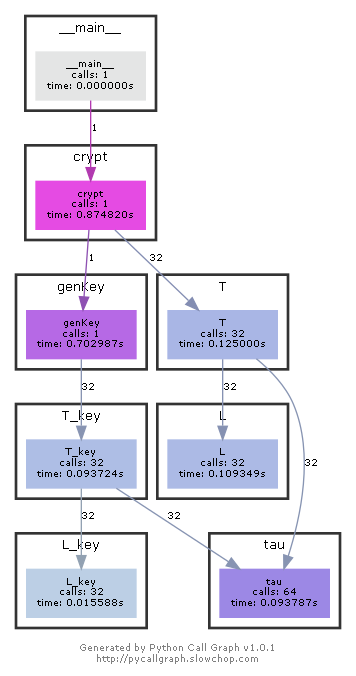

The script that drew this image:
import copy
from pycallgraph import PyCallGraph
from pycallgraph.output import GraphvizOutput


FK = \
    [0xA3B1BAC6, 0x56AA3350, 0x677D9197, 0xB27022DC]

CK = \
    [0x00070e15, 0x1c232a31, 0x383f464d, 0x545b6269,
     0x70777e85, 0x8c939aa1, 0xa8afb6bd, 0xc4cbd2d9,
     0xe0e7eef5, 0xfc030a11, 0x181f262d, 0x343b4249,
     0x50575e65, 0x6c737a81, 0x888f969d, 0xa4abb2b9,
     0xc0c7ced5, 0xdce3eaf1, 0xf8ff060d, 0x141b2229,
     0x30373e45, 0x4c535a61, 0x686f767d, 0x848b9299,
     0xa0a7aeb5, 0xbcc3cad1, 0xd8dfe6ed, 0xf4fb0209,
     0x10171e25, 0x2c333a41, 0x484f565d, 0x646b7279]

SBOX = \
    [[0xd6, 0x90, 0xe9, 0xfe, 0xcc, 0xe1, 0x3d, 0xb7, 0x16, 0xb6, 0x14, 0xc2, 0x28, 0xfb, 0x2c, 0x05],
     [0x2b, 0x67, 0x9a, 0x76, 0x2a, 0xbe, 0x04, 0xc3, 0xaa, 0x44, 0x13, 0x26, 0x49, 0x86, 0x06, 0x99],
     [0x9c, 0x42, 0x50, 0xf4, 0x91, 0xef, 0x98, 0x7a, 0x33, 0x54, 0x0b, 0x43, 0xed, 0xcf, 0xac, 0x62],
     [0xe4, 0xb3, 0x1c, 0xa9, 0xc9, 0x08, 0xe8, 0x95, 0x80, 0xdf, 0x94, 0xfa, 0x75, 0x8f, 0x3f, 0xa6],
     [0x47, 0x07, 0xa7, 0xfc, 0xf3, 0x73, 0x17, 0xba, 0x83, 0x59, 0x3c, 0x19, 0xe6, 0x85, 0x4f, 0xa8],
     [0x68, 0x6b, 0x81, 0xb2, 0x71, 0x64, 0xda, 0x8b, 0xf8, 0xeb, 0x0f, 0x4b, 0x70, 0x56, 0x9d, 0x35],
     [0x1e, 0x24, 0x0e, 0x5e, 0x63, 0x58, 0xd1, 0xa2, 0x25, 0x22, 0x7c, 0x3b, 0x01, 0x21, 0x78, 0x87],
     [0xd4, 0x00, 0x46, 0x57, 0x9f, 0xd3, 0x27, 0x52, 0x4c, 0x36, 0x02, 0xe7, 0xa0, 0xc4, 0xc8, 0x9e],
     [0xea, 0xbf, 0x8a, 0xd2, 0x40, 0xc7, 0x38, 0xb5, 0xa3, 0xf7, 0xf2, 0xce, 0xf9, 0x61, 0x15, 0xa1],
     [0xe0, 0xae, 0x5d, 0xa4, 0x9b, 0x34, 0x1a, 0x55, 0xad, 0x93, 0x32, 0x30, 0xf5, 0x8c, 0xb1, 0xe3],
     [0x1d, 0xf6, 0xe2, 0x2e, 0x82, 0x66, 0xca, 0x60, 0xc0, 0x29, 0x23, 0xab, 0x0d, 0x53, 0x4e, 0x6f],
     [0xd5, 0xdb, 0x37, 0x45, 0xde, 0xfd, 0x8e, 0x2f, 0x03, 0xff, 0x6a, 0x72, 0x6d, 0x6c, 0x5b, 0x51],
     [0x8d, 0x1b, 0xaf, 0x92, 0xbb, 0xdd, 0xbc, 0x7f, 0x11, 0xd9, 0x5c, 0x41, 0x1f, 0x10, 0x5a, 0xd8],
     [0x0a, 0xc1, 0x31, 0x88, 0xa5, 0xcd, 0x7b, 0xbd, 0x2d, 0x74, 0xd0, 0x12, 0xb8, 0xe5, 0xb4, 0xb0],
     [0x89, 0x69, 0x97, 0x4a, 0x0c, 0x96, 0x77, 0x7e, 0x65, 0xb9, 0xf1, 0x09, 0xc5, 0x6e, 0xc6, 0x84],
     [0x18, 0xf0, 0x7d, 0xec, 0x3a, 0xdc, 0x4d, 0x20, 0x79, 0xee, 0x5f, 0x3e, 0xd7, 0xcb, 0x39, 0x48]]

K = []
rk = []
rk1 = []
X = []


def tau(A):  # 输入32bit非线性变换前数据
    a = [[], [], [], []]
    a[0] = copy.deepcopy(A[0:8])
    a[1] = copy.deepcopy(A[8:16])
    a[2] = copy.deepcopy(A[16:24])
    a[3] = copy.deepcopy(A[24:32])
    B = []
    for i in range(4):
        x, y = 0, 0
        for j in range(4):
            x = (x << 1) + a[i][j]
        for j in range(4, 8):
            y = (y << 1) + a[i][j]
        tmp = SBOX[x][y]
        for j in range(8):
            B.append((tmp >> (7 - j)) & 0b1)
    return B  # 输出32bit非线性变换后结果


def L_key(B):  # 输入32bit线性变换前数据
    B1, B2 = [], []
    B1 = copy.deepcopy(B[13:32])
    B2 = copy.deepcopy(B[23:32])
    for i in range(13):
        B1.append(B[i])
    for i in range(23):
        B2.append(B[i])
    C = []
    for i in range(32):
        C.append(B[i] ^ B1[i] ^ B2[i])
    return C  # 输出32bit线性变换后结果


def L(B):  # 线性变换函数
    B1, B2, B3, B4 = [], [], [], []
    B1 = copy.deepcopy(B[2:32])
    B2 = copy.deepcopy(B[10:32])
    B3 = copy.deepcopy(B[18:32])
    B4 = copy.deepcopy(B[24:32])
    for i in range(2):
        B1.append(B[i])
    for i in range(10):
        B2.append(B[i])
    for i in range(18):
        B3.append(B[i])
    for i in range(24):
        B4.append(B[i])
    C = []
    for i in range(32):
        C.append(B[i] ^ B1[i] ^ B2[i] ^ B3[i] ^ B4[i])
    return C


def T_key(i1, i2, i3, i4):  # 密钥扩展算法中的T'变换
    global K
    # 计算K_i+1 ^ K_i+2 ^ K_i+3 ^ CK_i
    tmp = []
    for i in range(32):
        tmp.append(K[i1][i] ^ K[i2][i] ^ K[i3][i] ^ ((CK[i4] >> (31 - i)) & 0b1))
    # 非线性变换τ
    afterTau = tau(tmp)
    # 线性变换L'
    afterL_key = L_key(afterTau)
    return afterL_key


def T(i1, i2, i3, i4):  # T变换
    global X
    # 计算X_i+1 ^ X_i+2 ^ X_i+3 ^ rk_i
    tmp = []
    for i in range(32):
        tmp.append(X[i1][i] ^ X[i2][i] ^ X[i3][i] ^ rk[i4][i])
    # 非线性变换τ
    afterTau = tau(tmp)
    # 线性变换L
    afterL = L(afterTau)
    return afterL


def genKey(key):  # 密钥生成算法
    global K, rk1
    # 初始化MK
    MK = [[], [], [], []]
    for i in range(128):
        tmp = (key >> (127 - i)) & 0b1
        if 0 <= i <= 31:
            MK[0].append(tmp)
        elif 32 <= i <= 63:
            MK[1].append(tmp)
        elif 64 <= i <= 95:
            MK[2].append(tmp)
        elif 96 <= i <= 127:
            MK[3].append(tmp)
    # 计算Ki
    K = copy.deepcopy([])
    for i in range(4):
        K.append([])
        for j in range(32):
            K[i].append(MK[i][j] ^ ((FK[i] >> (31 - j)) & 0b1))
    # 计算rk1i
    rk1 = copy.deepcopy([])
    for i in range(32):
        rk1.append([])
        K.append([])
        afterT_key = T_key(i + 1, i + 2, i + 3, i)
        for j in range(32):
            K[i + 4].append(K[i][j] ^ afterT_key[j])
            rk1[i] = copy.deepcopy(K[i + 4])


def crypt(plainTxt, key, cryptMode):  # 加解密
    global rk, rk1, X
    genKey(key)
    # 若为解密，密钥反序
    if cryptMode == 1:  # 这里mode=1代表解密，mode=0代表加密
        rk = copy.deepcopy([])
        for i in range(32):
            rk.append([])
            rk[i] = copy.deepcopy(rk1[31 - i])
    elif cryptMode == 0:
        rk = copy.deepcopy([])
        for i in range(32):
            rk.append([])
            rk[i] = copy.deepcopy(rk1[i])
    # 初始化X
    X = copy.deepcopy([[], [], [], []])
    for i in range(128):
        tmp = (plainTxt >> (127 - i)) & 0b1
        if 0 <= i <= 31:
            X[0].append(tmp)
        elif 32 <= i <= 63:
            X[1].append(tmp)
        elif 64 <= i <= 95:
            X[2].append(tmp)
        elif 96 <= i <= 127:
            X[3].append(tmp)
    # 进行32轮迭代
    for i in range(32):
        X.append([])
        afterT = T(i + 1, i + 2, i + 3, i)
        for j in range(32):
            X[i + 4].append(X[i][j] ^ afterT[j])
    # 最终反序变换
    res = 0
    for i in range(4):
        for j in range(32):
            res = (res << 1) + X[35 - i][j]
    print(hex(res))


if __name__ == '__main__':
    print("--------SM4--------")
    # mode = eval(input("请输入模式（0=加密，1=解密）："))
    # key = eval(input("请输入128bit密钥（16进制）："))
    # if mode == 0:
    #     plainTxt = eval(input("请输入128bit明文（16进制）："))
    #     c = crypt(plainTxt, key, 0)
    # elif mode == 1:
    #     cipherTxt = eval(input("请输入128bit密文（16进制）："))
    #     m = crypt(cipherTxt, key, 1)
    '''
    加解密模式：cryptMode=0 -->加密  cryptMode=1 -->解密
    '''

    # 测试样例
    key = 0x0123456789ABCDEFFEDCBA9876543210
    plainTxt = 0x0123456789ABCDEFFEDCBA9876543210
    cipherTxt = 0x681EDF34D206965E86B3E94F536E4246
    cryptMode = 1
    graphviz = GraphvizOutput()
    graphviz.output_file = 'SM4.png'
    with PyCallGraph(output=graphviz):
        crypt(plainTxt, key, cryptMode)

    # 测试样例
    key = 0x0123456789ABCDEFFEDCBA9876543210
    plainTxt = 0x0123456789ABCDEF0808080808080808
    cryptMode = 0
    crypt(plainTxt, key, cryptMode)
